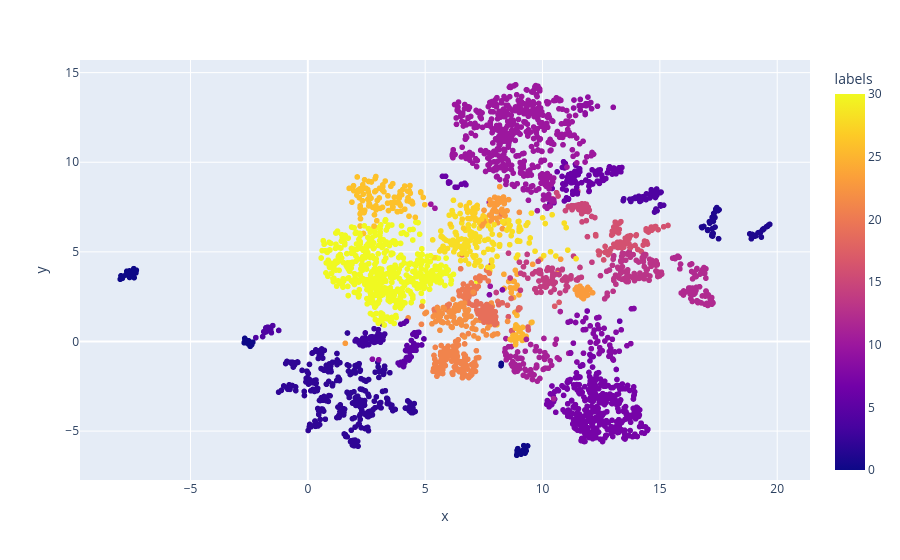

Notebook code for this chart:
### Markdown cell above
## Visualization

Put everything together and visualize the clusters + their corresponding topic

### Code cell
# create topic data to figure out which topics are assigned to each sentence 
docs_topic = docs_df.merge(topic_sizes, on=['Topic'])
topic_data = pd.concat([df_dict, docs_topic], axis=1)

df_all = visualize_clusters_interactive(embeddings=embeddings, 
                                        topic_data=topic_data, 
                                        cluster=cluster, 
                                        n_neighbors=20,
                                        min_dist=0.8,
                                        n_components=2
                                       )

### Figure 1 — Plotly figure (JSON) as saved in the notebook; plotly's stock layout.template omitted (floating-point values rounded to 4 significant figures; data arrays with more than 128 entries replaced by an {"elided": "..."} marker saying what was removed)
{"data": [{"customdata": {"elided": "3143x3 mixed values"}, "hovertemplate": "x=%{x}<br>y=%{y}<br>datadic=%{customdata[0]}<br>questions=%{customdata[1]}<br>Topic=%{customdata[2]}<br>labels=%{marker.color}<extra></extra>", "legendgroup": "", "marker": {"color": {"elided": "3143 int values"}, "coloraxis": "coloraxis", "symbol": "circle"}, "mode": "markers", "name": "", "showlegend": false, "type": "scattergl", "x": {"elided": "3143 float values"}, "xaxis": "x", "y": {"elided": "3143 float values"}, "yaxis": "y"}], "layout": {"coloraxis": {"colorbar": {"title": {"text": "labels"}}, "colorscale": [[0, "#0d0887"], [0.1111, "#46039f"], [0.2222, "#7201a8"], [0.3333, "#9c179e"], [0.4444, "#bd3786"], [0.5556, "#d8576b"], [0.6667, "#ed7953"], [0.7778, "#fb9f3a"], [0.8889, "#fdca26"], [1, "#f0f921"]]}, "legend": {"tracegroupgap": 0}, "margin": {"t": 60}, "xaxis": {"anchor": "y", "domain": [0, 1], "title": {"text": "x"}}, "yaxis": {"anchor": "x", "domain": [0, 1], "title": {"text": "y"}}}}
